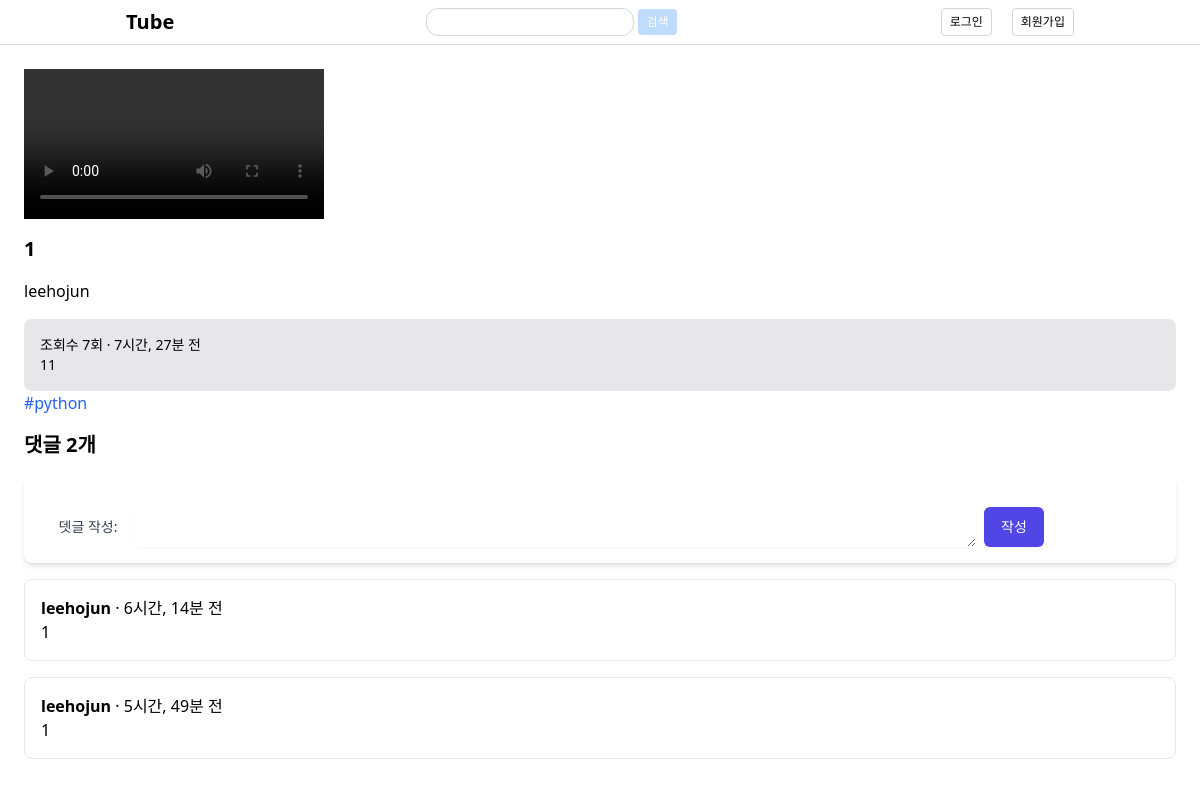
/tube/1/, run on the app's committed database.
### tube/models.py (models this page shows, shortened)
class Post(models.Model):
    title = models.CharField(max_length=100)
    content = models.TextField()
    thumbnail_image = models.ImageField(upload_to="blog/images/%Y/%m/%d/")
    video_file = models.FileField(upload_to="blog/files/%Y/%m/%d/")
    view_count = models.IntegerField(default=0)
    created_at = models.DateTimeField(auto_now_add=True)
    updated_at = models.DateField(auto_now=True)
    author = models.ForeignKey(User, on_delete=models.CASCADE)
    tags = models.ManyToManyField("Tag", blank=True)

class Tag(models.Model):
    name = models.CharField(max_length=50, unique=True)

class Comment(models.Model):
    message = models.TextField()
    created_at = models.DateTimeField(auto_now_add=True)
    updated_at = models.DateField(auto_now=True)
    post = models.ForeignKey(Post, on_delete=models.CASCADE, related_name="comments")
    author = models.ForeignKey(User, on_delete=models.CASCADE)

### tube/views.py (the view, shortened to what this page needs)
# urls.py: path("<int:pk>/", views.tube_detail, name="tube_detail"),
def tube_detail(request, pk):
    post = Post.objects.get(pk=pk)
    form = CommentForm()
    is_subscribed = False  # 구독 여부를 확인하는 변수 초기화
    if request.user.is_authenticated:
        is_subscribed = Subscription.objects.filter(
            subscriber=request.user, channel=post.author
        ).exists()
    if request.method == "GET":
        post.view_count += 1
        post.save()
    return render(
        request,
        "tube/tube_detail.html",
        {"post": post, "form": form, "is_subscribed": is_subscribed},
    )

### tube/forms.py
class CommentForm(forms.Form):
    message = forms.CharField(widget=forms.Textarea)

### templates/tube/tube_detail.html (shortened to what this page needs)
{% extends 'base.html' %}
{% block content %}
<section class="detail-container m-6 space-y-4">
    <video class="w-100" controls>
        <source src="{{ post.video_file.url }}"></source>
    </video>
    <h2 class="font-bold text-xl">{{ post.title }}</h2>
    <p>{{ post.author }}</p>
    <div class="bg-gray-200 p-4 rounded-lg text-sm">
        <p>조회수 {{ post.view_count }}회 · {{ post.created_at|timesince }} 전</p>
        {{ post.content|linebreaks }}
    </div>
    {% for tag in post.tags.all %}
        <a class="text-blue-600" href="/tube/tag/{{ tag.name }}">#{{ tag.name }}</a>
    {% endfor %}
    <p class="font-bold text-xl">댓글 {{ post.comments.count }}개</p>
    <form action="" method="post" class="flex p-4 space-y-4 space-x-2 bg-white shadow-md rounded-lg">
        <div class="flex w-20 items-center justify-center">
            <label for="id_message" class="text-sm font-medium text-gray-700 text-center">뎃글 작성:</label>
        </div>
        <textarea name="message" cols="40" required="" id="id_message" class="mt-1 block w-3/4 rounded-md border-gray-300 shadow-sm focus:border-indigo-500 focus:ring-indigo-500 sm:text-sm"></textarea>
        <input type="submit" value="작성" class="py-2 px-4 border border-transparent shadow-sm text-sm font-medium rounded-md text-white bg-indigo-600 hover:bg-indigo-700 focus:outline-none focus:ring-2 focus:ring-offset-2 focus:ring-indigo-500">
    </form>
    {% for comment in post.comments.all %}
        <div class="border border-gray-200 p-4 rounded-lg">
            <p><span class="font-bold">{{ comment.author }}</span> · {{ comment.created_at|timesince }} 전</p>
            <p>{{ comment.message }}</p>
        </div>
    {% endfor %}
</section>
{% endblock %}

### data on the page
Post: title "1", author "leehojun", view_count "7", created_at "7시간, 27분", content "11", comments.count "2"
Tag: name "python"
Comment: author "leehojun", created_at "6시간, 14분", message "1"
Comment: author "leehojun", created_at "5시간, 49분", message "1"
